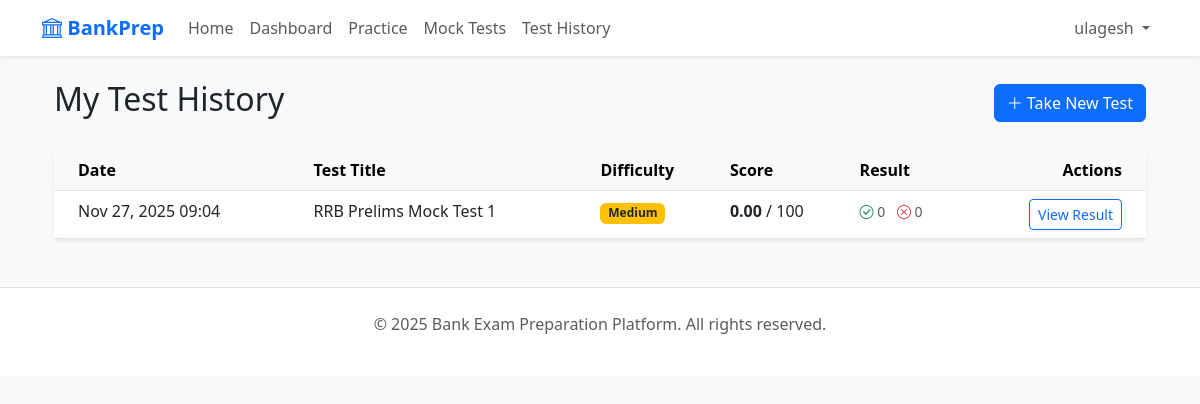
The page /tests/history/ (signed in) on the database its author committed.
### users/models.py (models this page shows, shortened)
class User(AbstractUser):
    bio = models.TextField(blank=True)
    target_exam = models.CharField(max_length=100, blank=True)
    subscription_status = models.BooleanField(default=False)

### tests/models.py (models this page shows, shortened)
class UserTestAttempt(models.Model):
    user = models.ForeignKey(settings.AUTH_USER_MODEL, on_delete=models.CASCADE)
    mock_test = models.ForeignKey(MockTest, on_delete=models.CASCADE)
    score = models.FloatField(default=0.0)
    correct_count = models.IntegerField(default=0)
    wrong_count = models.IntegerField(default=0)
    skipped_count = models.IntegerField(default=0)
    completed_at = models.DateTimeField(auto_now_add=True)

class MockTest(models.Model):
    DIFFICULTY_CHOICES = [
        ('Easy', 'Easy'),
        ('Medium', 'Medium'),
        ('Hard', 'Hard'),
    ]
    EXAM_TYPE_CHOICES = [
        ('SBI', 'SBI Clerk'),
        ('IBPS', 'IBPS Clerk'),
        ('RRB', 'RRB Clerk'),
    ]
    STAGE_CHOICES = [
        ('Prelims', 'Prelims'),
        ('Mains', 'Mains'),
    ]
    title = models.CharField(max_length=200)
    exam = models.ForeignKey(Exam, on_delete=models.CASCADE)
    duration = models.IntegerField(help_text="Duration in minutes")
    difficulty = models.CharField(max_length=10, choices=DIFFICULTY_CHOICES, default='Medium')
    exam_type = models.CharField(max_length=10, choices=EXAM_TYPE_CHOICES, default='SBI')
    stage = models.CharField(max_length=10, choices=STAGE_CHOICES, default='Prelims')
    total_marks = models.FloatField(default=100.0)
    created_at = models.DateTimeField(auto_now_add=True)

### tests/views.py (the view)
# urls.py: path('history/', views.test_history, name='test_history'),
@login_required
def test_history(request):
    attempts = UserTestAttempt.objects.filter(user=request.user).order_by('-completed_at')
    return render(request, 'tests/test_history.html', {'attempts': attempts})

### tests/templates/tests/test_history.html (shortened to what this page needs)
{% extends "base.html" %}
{% block content %}
<div class="container">
    <div class="d-flex justify-content-between align-items-center mb-4">
        <h2>My Test History</h2>
        <a href="{% url 'generate_test' %}" class="btn btn-primary"><i class="bi bi-plus-lg"></i> Take New Test</a>
    </div>
    {% if attempts %}
    <div class="card shadow-sm">
        <div class="card-body p-0">
            <div class="table-responsive">
                <table class="table table-hover mb-0">
                    <thead class="table-light">
                        <tr>
                            <th scope="col" class="ps-4">Date</th>
                            <th scope="col">Test Title</th>
                            <th scope="col">Difficulty</th>
                            <th scope="col">Score</th>
                            <th scope="col">Result</th>
                            <th scope="col" class="text-end pe-4">Actions</th>
                        </tr>
                    </thead>
                    <tbody>
                        {% for attempt in attempts %}
                        <tr>
                            <td class="ps-4">{{ attempt.completed_at|date:"M d, Y H:i" }}</td>
                            <td>{{ attempt.mock_test.title }}</td>
                            <td>
                                {% if attempt.mock_test.difficulty == 'Easy' %}
                                <span class="badge bg-success">Easy</span>
                                {% elif attempt.mock_test.difficulty == 'Medium' %}
                                <span class="badge bg-warning text-dark">Medium</span>
                                {% else %}
                                <span class="badge bg-danger">Hard</span>
                                {% endif %}
                            </td>
                            <td><strong>{{ attempt.score|floatformat:2 }}</strong> / {{attempt.mock_test.total_marks|floatformat:0 }}</td>
                            <td>
                                <span class="text-muted small">
                                    <i class="bi bi-check-circle text-success"></i> {{ attempt.correct_count }}
                                    <i class="bi bi-x-circle text-danger ms-2"></i> {{ attempt.wrong_count }}
                                </span>
                            </td>
                            <td class="text-end pe-4">
                                <a href="{% url 'test_result' attempt.id %}" class="btn btn-sm btn-outline-primary">
                                    View Result
                                </a>
                            </td>
                        </tr>
                        {% endfor %}
                    </tbody>
                </table>
            </div>
        </div>
    </div>
    {% endif %}
</div>
{% endblock %}

### templates/base.html (shortened to what this page needs)
<!DOCTYPE html>
<html lang="en">
<head>
    <link href="https://cdn.jsdelivr.net/npm/bootstrap@5.3.0/dist/css/bootstrap.min.css" rel="stylesheet">
    <link rel="stylesheet" href="https://cdn.jsdelivr.net/npm/bootstrap-icons@1.10.0/font/bootstrap-icons.css">
</head>
<body>
    <nav class="navbar navbar-expand-lg navbar-light bg-white shadow-sm mb-4">
        <div class="container">
            <a class="navbar-brand" href="{% url 'home' %}"><i class="bi bi-bank"></i> BankPrep</a>
            <div class="collapse navbar-collapse" id="navbarNav">
                <ul class="navbar-nav me-auto">
                    <li class="nav-item">
                        <a class="nav-link" href="{% url 'home' %}">Home</a>
                    </li>
                    {% if user.is_authenticated %}
                    <li class="nav-item">
                        <a class="nav-link" href="{% url 'dashboard' %}">Dashboard</a>
                    </li>
                    <li class="nav-item">
                        <a class="nav-link" href="{% url 'practice_home' %}">Practice</a>
                    </li>
                    <li class="nav-item">
                        <a class="nav-link" href="{% url 'test_list' %}">Mock Tests</a>
                    </li>
                    <li class="nav-item">
                        <a class="nav-link" href="{% url 'test_history' %}">Test History</a>
                    </li>
                    {% endif %}
                </ul>
                <ul class="navbar-nav">
                    {% if user.is_authenticated %}
                    <li class="nav-item dropdown">
                        <a class="nav-link dropdown-toggle" href="#" id="userDropdown" role="button"
                            data-bs-toggle="dropdown">
                            {{ user.username }}
                        </a>
                    </li>
                    {% endif %}
                </ul>
            </div>
        </div>
    </nav>
    <div class="container">
        {% block content %}{% endblock %}
    </div>
    <footer class="bg-white mt-5 py-4 border-top">
        <div class="container text-center text-muted">
            <p>&copy; 2025 Bank Exam Preparation Platform. All rights reserved.</p>
        </div>
    </footer>
</body>
</html>

### templates/base.html (style rules this page uses)
body { background-color: #f8f9fa; }
.navbar-brand { font-weight: bold; color: #0d6efd !important; }
.card { border: none; box-shadow: 0 4px 6px rgba(0, 0, 0, 0.1); transition: transform 0.2s; }

### rows shown on the page
User: username "ulagesh"
UserTestAttempt: completed_at "Nov 27, 2025 09:04", mock_test "RRB Prelims Mock Test 1", shows "Medium", score "0.00", mock_test.total_marks "100", correct_count "0", wrong_count "0"
